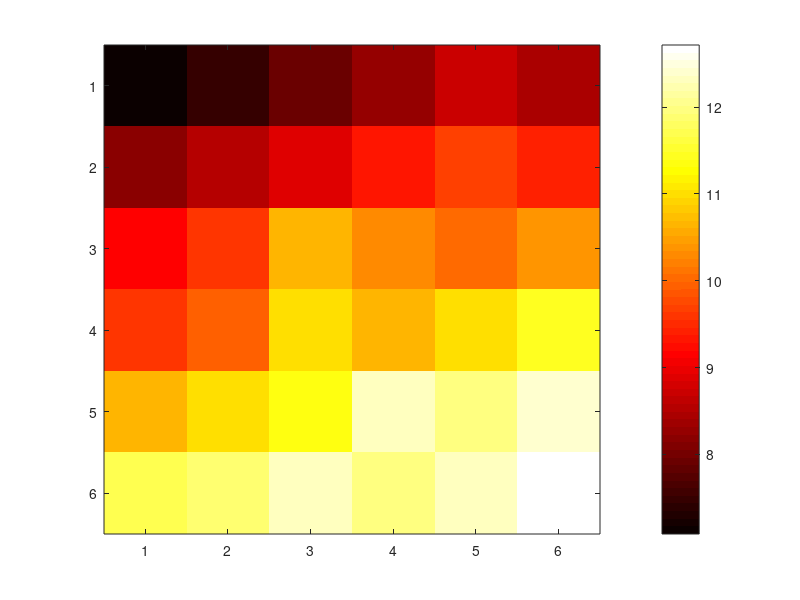

This figure's MATLAB source:
% Donji desni
d4 = zeros(6, 6, 2);
d4(1, :, :) = [[54.0, 56.0],
               [54.0, 57.0],
               [55.0, 57.0],
               [56.0, 57.0],
               [57.0, 57.0],
               [58.0, 56.0]];
d4(2, :, :) = [[53.0, 58.0],
               [54.0, 58.0],
               [55.0, 58.0],
               [56.0, 58.0],
               [57.0, 58.0],
               [56.0, 59.0]];
d4(3, :, :) = [[53.0, 59.0],
               [54.0, 59.0],
               [56.0, 59.0],
               [56.0, 59.0],
               [56.0, 59.0],
               [57.0, 59.0]];
d4(4, :, :) = [[52.0, 60.0],
               [53.0, 60.0],
               [55.0, 60.0],
               [55.0, 60.0],
               [56.0, 60.0],
               [58.0, 59.0]];
d4(5, :, :) = [[52.0, 61.0],
               [53.0, 61.0],
               [54.0, 61.0],
               [56.0, 61.0],
               [57.0, 60.0],
               [57.0, 61.0]];
d4(6, :, :) = [[52.0, 62.0],
               [54.0, 61.0],
               [54.0, 62.0],
               [55.0, 61.0],
               [56.0, 61.0],
               [57.0, 61.0]];
z4 = zeros(6, 6);
for i = 1:6
  for j = 1:6
    z4(i, j) = abs(sqrt(d4(i, j, 1)^2 + d4(i, j, 2)^2) - sqrt((50 - (i-1) * (2.5 / 6))^2 + (50 + (j-1) * (2.5 / 6))^2));
  endfor
endfor
imagesc(z4);
colormap hot;
colorbar;
